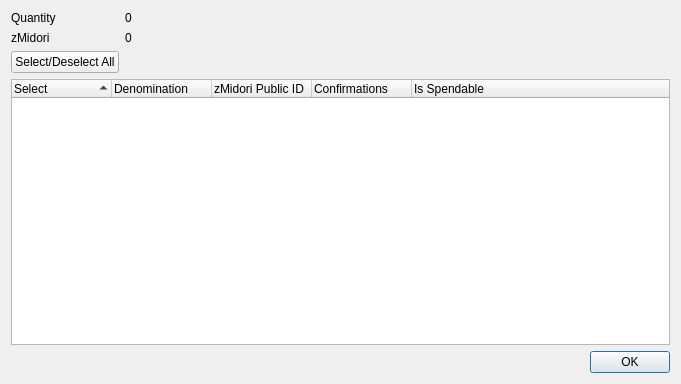
<?xml version="1.0" encoding="UTF-8"?>
<ui version="4.0">
 <class>ZMidoriControlDialog</class>
 <widget class="QDialog" name="ZMidoriControlDialog">
  <property name="geometry">
   <rect>
    <x>0</x>
    <y>0</y>
    <width>681</width>
    <height>384</height>
   </rect>
  </property>
  <property name="minimumSize">
   <size>
    <width>681</width>
    <height>384</height>
   </size>
  </property>
  <property name="windowTitle">
   <string>Select zMidori to Spend</string>
  </property>
  <layout class="QGridLayout" name="gridLayout">
   <item row="0" column="0">
    <layout class="QFormLayout" name="formLayout">
     <property name="sizeConstraint">
      <enum>QLayout::SetDefaultConstraint</enum>
     </property>
     <item row="0" column="0">
      <widget class="QLabel" name="labelQuantity">
       <property name="text">
        <string>Quantity</string>
       </property>
      </widget>
     </item>
     <item row="0" column="1">
      <widget class="QLabel" name="labelQuantity_int">
       <property name="text">
        <string>0</string>
       </property>
      </widget>
     </item>
     <item row="1" column="0">
      <widget class="QLabel" name="labelZMidori">
       <property name="text">
        <string>zMidori</string>
       </property>
      </widget>
     </item>
     <item row="1" column="1">
      <widget class="QLabel" name="labelZMidori_int">
       <property name="text">
        <string>0</string>
       </property>
      </widget>
     </item>
     <item row="2" column="0">
      <widget class="QPushButton" name="pushButtonAll">
       <property name="text">
        <string>Select/Deselect All</string>
       </property>
      </widget>
     </item>
    </layout>
   </item>
   <item row="1" column="0">
    <layout class="QVBoxLayout" name="verticalLayout">
     <item>
      <widget class="QTreeWidget" name="treeWidget">
       <property name="minimumSize">
        <size>
         <width>0</width>
         <height>250</height>
        </size>
       </property>
       <property name="alternatingRowColors">
        <bool>true</bool>
       </property>
       <property name="sortingEnabled">
        <bool>true</bool>
       </property>
       <property name="columnCount">
        <number>5</number>
       </property>
       <attribute name="headerDefaultSectionSize">
        <number>100</number>
       </attribute>
       <column>
        <property name="text">
         <string notr="true">Select</string>
        </property>
       </column>
       <column>
        <property name="text">
         <string notr="true">Denomination</string>
        </property>
       </column>
       <column>
        <property name="text">
         <string notr="true">zMidori Public ID</string>
        </property>
       </column>
       <column>
        <property name="text">
         <string notr="true">Confirmations</string>
        </property>
       </column>
       <column>
        <property name="text">
         <string>Is Spendable</string>
        </property>
       </column>
      </widget>
     </item>
     <item>
      <widget class="QDialogButtonBox" name="buttonBox">
       <property name="orientation">
        <enum>Qt::Horizontal</enum>
       </property>
       <property name="standardButtons">
        <set>QDialogButtonBox::Ok</set>
       </property>
      </widget>
     </item>
    </layout>
   </item>
  </layout>
 </widget>
 <resources/>
 <connections>
  <connection>
   <sender>buttonBox</sender>
   <signal>accepted()</signal>
   <receiver>ZMidoriControlDialog</receiver>
   <slot>accept()</slot>
   <hints>
    <hint type="sourcelabel">
     <x>248</x>
     <y>254</y>
    </hint>
    <hint type="destinationlabel">
     <x>157</x>
     <y>274</y>
    </hint>
   </hints>
  </connection>
  <connection>
   <sender>buttonBox</sender>
   <signal>rejected()</signal>
   <receiver>ZMidoriControlDialog</receiver>
   <slot>reject()</slot>
   <hints>
    <hint type="sourcelabel">
     <x>316</x>
     <y>260</y>
    </hint>
    <hint type="destinationlabel">
     <x>286</x>
     <y>274</y>
    </hint>
   </hints>
  </connection>
 </connections>
</ui>
